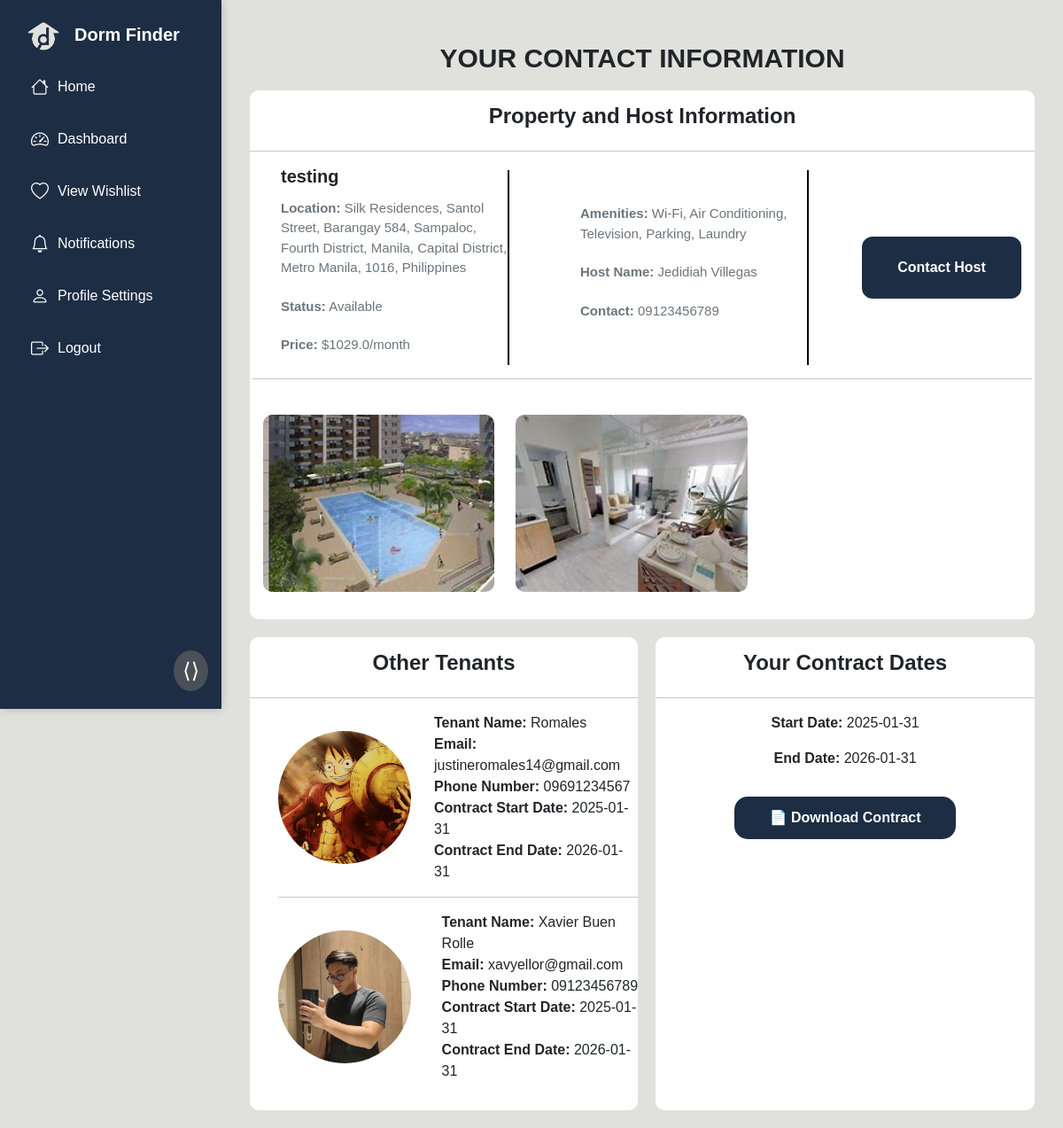
The app's page /tenant_dashboard (signed in) with its own data.
### dormsys/models.py (models this page shows, shortened)
class Property(db.Model):
    __tablename__ = "properties"
    id = db.Column(db.Integer, primary_key=True, autoincrement=True)
    title = db.Column(db.String(150), nullable=False)
    images = db.Column(db.Text, nullable=True)  # Paths to property images
    description = db.Column(db.Text, nullable=False)
    price = db.Column(db.Float, nullable=False)
    location = db.Column(db.String(255), nullable=True)  # Address
    latitude = db.Column(db.Float, nullable=True)        # Latitude for geolocation
    longitude = db.Column(db.Float, nullable=True)       # Longitude for geolocation
    num_beds = db.Column(db.Integer, nullable=True)      # Number of beds
    amenities = db.Column(db.Text, nullable=True)        # Amenities list
    status = db.Column(db.String(50), default="Available")
    created_at = db.Column(db.DateTime, default=datetime.utcnow)
    user_id = db.Column(db.Integer, db.ForeignKey('users.id'), nullable=False)
    bookings = db.relationship('Booking', backref='property', lazy=True, cascade="all, delete-orphan")

class User(db.Model, UserMixin):
    __tablename__ = "users"
    id = db.Column(db.Integer, primary_key=True, autoincrement=True)
    email = db.Column(db.String(120), nullable=False, unique=True)
    username = db.Column(db.String(120), nullable=False, unique=True)
    password_hash = db.Column(db.String(128), nullable=False)
    phone_number = db.Column(db.String(15), nullable=True)
    date_of_birth = db.Column(db.Date, nullable=True)
    gender = db.Column(db.String(10), nullable=True)
    address = db.Column(db.String(250), nullable=True)
    registration_date = db.Column(db.DateTime, default=datetime.utcnow)
    role = db.Column(db.String(10), nullable=False, default="Tenant")
    profile_picture = db.Column(db.String(100), nullable=True, default='default.jpg')  # New field
    properties = db.relationship('Property', backref='owner', lazy=True, cascade="all, delete-orphan")
    bookings = db.relationship('Booking', backref='tenant', lazy=True, cascade="all, delete-orphan")
    contracts = db.relationship('Contract', backref='tenant_contract', foreign_keys='Contract.tenant_id', lazy=True)

class Contract(db.Model):
    __tablename__ = "contracts"
    id = db.Column(db.Integer, primary_key=True, autoincrement=True)
    property_id = db.Column(db.Integer, db.ForeignKey('properties.id'), nullable=False)
    tenant_id = db.Column(db.Integer, db.ForeignKey('users.id'), nullable=False)
    host_id = db.Column(db.Integer, db.ForeignKey('users.id'), nullable=False)
    contract_file = db.Column(db.String(255), nullable=True)  # Path to the uploaded contract file
    status = db.Column(db.String(20), default="Pending")  # Status: Pending, Approved, Rejected
    created_at = db.Column(db.DateTime, default=datetime.utcnow)
    tenant_acceptance_deadline = db.Column(db.DateTime, nullable=True)  # Time limit for acceptance
    tenant_accepted = db.Column(db.Boolean, default=False)  # Has the tenant accepted?
    start_date = db.Column(db.DateTime, nullable=True)  # The date the tenant accepts the contract
    end_date = db.Column(db.DateTime, nullable=True)  # The contract end date, 1 year after start date
    property = db.relationship('Property', backref='contracts', lazy=True)
    tenant = db.relationship('User', foreign_keys=[tenant_id], backref='tenant_contracts', lazy=True)
    host = db.relationship('User', foreign_keys=[host_id], backref='host_contracts', lazy=True)

### app.py (the view)
@app.route('/tenant_dashboard', methods=['GET'])
@login_required
def tenant_dashboard():
    if current_user.role != 'Tenant':
        abort(403)
    contract = Contract.query.filter_by(tenant_id=current_user.id, status='Signed').first()
    if not contract:
        flash("No active contract found.", "danger")
        return redirect(url_for('home'))  # Redirect to home if no contract is found
    if contract.end_date < datetime.utcnow() and contract.status != 'Terminated':
        contract.status = 'Terminated'
        db.session.commit()
        flash("Your contract has been automatically terminated due to the end date passing.", "warning")
    property = Property.query.get(contract.property_id)
    host = contract.host
    tenants = User.query.join(Contract, Contract.tenant_id == User.id) \
        .filter(Contract.property_id == contract.property_id) \
        .filter(Contract.status == 'Signed') \
        .filter(Contract.tenant_id != current_user.id) \
        .filter(Contract.tenant_id != host.id) \
        .options(joinedload(User.contracts)) \
        .all()
    bookings = Booking.query.filter_by(tenant_id=current_user.id).all()
    return render_template("tenant_dashboard.html",
                           bookings=bookings,
                           tenants=tenants,
                           contract=contract,
                           property=property,
                           host=host)

### dormsys/models.py (called while the page is built)
@login_manager.user_loader
def load_user(user_id):
    return User.query.get(int(user_id))

### dormsys/templates/tenant_dashboard.html (shortened to what this page needs)
{% extends "base.html" %}
{% block content %}
    <div class="main-tenant">
        <h2 class="title-header-tenant">YOUR CONTACT INFORMATION</h2>
        <div class="top-section-tenant">
            <div class="card-header-tenant">
                <h4>Property and Host Information</h4>
            </div>
            <hr width="100%">
            <div class="card-body">
                <div class="row">
                    <div class="property-info-box">
                        <div class="left-section-tenant">
                            <h5>{{ property.title }}</h5>
                            <p><strong>Location:</strong> {{ property.location }}</p>
                            <p><strong>Status:</strong> {{ property.status }}</p>
                            <p><strong>Price:</strong> ${{ property.price }}/month</p>
                        </div>
                        <div class="vl"></div>
                        <div class="right-section-tenant">
                            <p><strong>Amenities:</strong> {{ property.amenities }}</p>
                            <p><strong>Host Name:</strong> {{ host.username }}</p>
                            <p><strong>Contact:</strong> {{ host.phone_number }}</p>
                        </div>
                        <div class="vl"></div>
                        <div class="contact-btn-section">
                            <button class="contact-btn" onclick="window.location.href='mailto:{{ host.email }}'">Contact Host</button>
                        </div>
                    </div>
                <hr width="100%">
                <div class="row mt-4" class="image-box">
                    {% if property.images %}
                        {% set images = property.images.split(', ') %}
                        {% for img in images %}
                            <div class="col-md-4 mb-3">
                                <div class="image-collage">
                                    <img src="{{ url_for('static', filename='uploads/' + img) }}" class="img-fluid" alt="{{ property.title }}">
                                </div>
                            </div>
                        {% endfor %}
                    {% else %}
                        <div class="col-md-4 mb-3">
                            <div class="image-collage">
                                <img src="{{ url_for('static', filename='uploads/default_image.jpg') }}" class="img-fluid" alt="Default Property Image">
                            </div>
                        </div>
                    {% endif %}
                </div>
            </div>
        </div>
    </div>
<div class="second-section">
<div class="mid-section-tenant">
    <div class="card-header-tenant">
        <h4>Other Tenants</h4>
    </div>
    <hr width="100%">
    <div class="card-body-mid-tenant">
        <ul>
            <li class="d-flex align-items-center mb-3">
                <div class="profile-picture">
                    <img src="{{ url_for('static', filename='display_pictures/' + (current_user.profile_picture if current_user.profile_picture else 'default.jpeg')) }}" alt="Profile Picture" class="profile-img" width="150" height="150">
                </div>
                <div class="tenant-info ms-3">
                    <strong>Tenant Name:</strong> {{ current_user.username }}<br>
                    <strong>Email:</strong> {{ current_user.email }}<br>
                    <strong>Phone Number:</strong> {{ current_user.phone_number }}<br>
                    {% set current_tenant_contract = current_user.contracts[0] if current_user.contracts else None %}
                    <strong>Contract Start Date:</strong>
                    {% if current_tenant_contract %}
                        {{ current_tenant_contract.start_date.strftime('%Y-%m-%d') if current_tenant_contract.start_date else 'N/A' }}<br>
                    {% else %}
                        N/A<br>
                    {% endif %}
                    <strong>Contract End Date:</strong>
                    {% if current_tenant_contract %}
                        {{ current_tenant_contract.end_date.strftime('%Y-%m-%d') if current_tenant_contract.end_date else 'N/A' }}<br>
                    {% else %}
                        N/A<br>
                    {% endif %}
                </div>
            </li>
            <hr width="100%">
            {% for tenant_data in tenants %}
                <li class="d-flex align-items-center mb-3">
                    <div class="profile-picture">
                        <img src="{{ url_for('static', filename='display_pictures/' + (tenant_data.profile_picture if tenant_data.profile_picture else 'default.jpeg')) }}" alt="Profile Picture" class="profile-img">
                    </div>
                    <div class="tenant-info ms-3">
                        <strong>Tenant Name:</strong> {{ tenant_data.username }}<br>
                        <strong>Email:</strong> {{ tenant_data.email }}<br>
                        <strong>Phone Number:</strong> {{ tenant_data.phone_number }}<br>
                        {% set tenant_contract = tenant_data.contracts[0] if tenant_data.contracts else None %}
                        <strong>Contract Start Date:</strong>
                        {% if tenant_contract %}
                            {{ tenant_contract.start_date.strftime('%Y-%m-%d') if tenant_contract.start_date else 'N/A' }}<br>
                        {% else %}
                            N/A<br>
                        {% endif %}
                        <strong>Contract End Date:</strong>
                        {% if tenant_contract %}
                            {{ tenant_contract.end_date.strftime('%Y-%m-%d') if tenant_contract.end_date else 'N/A' }}<br>
                        {% else %}
                            N/A<br>
                        {% endif %}
                    </div>
                </li>
            {% endfor %}
        </ul>
    </div>
</div>
 <div class="bottom-section-tenant">
    <div class="card-header-tenant">
        <h4>Your Contract Dates</h4>
    </div>
    <hr width="100%">
    <div class="card-body-tenant-contract">
        <p><strong>Start Date:</strong> {{ contract.start_date.strftime('%Y-%m-%d') if contract.start_date else 'N/A' }}</p>
        <p><strong>End Date:</strong> {{ contract.end_date.strftime('%Y-%m-%d') if contract.end_date else 'N/A' }}</p>
        {% if contract.contract_file %}
            <a href="{{ url_for('download_contract', contract_id=contract.id) }}" class="btn btn-primary">
                📄 Download Contract
            </a>
        {% else %}
            <p class="text-muted">No contract file available.</p>
        {% endif %}
    </div>
</div>
</div>
</div>
{% endblock %}

### dormsys/static/home.css (style rules this page uses)
.card-body { height: 100%; display: flex; flex-direction: column; padding: 15px; }
.card-body p { color: #6c757d; font-size: 15px; margin-top: 5px; }

### dormsys/static/tenant_dashboard.css (style rules this page uses)
.vl { border-left: 2px solid black; height: 220px; }
.main-tenant h2 { justify-self: center; }
.top-section-tenant { border: none; border-radius: 10px; background-color: white; margin-bottom: 20px; }
.second-section { display: flex; justify-content: center; }
.mid-section-tenant { border: none; border-radius: 10px; background-color: white; width: 580px; margin-bottom: 20px; margin-right: 10px; }
.profile-picture .profile-img { width: 150px; height: 150px; }
.profile-picture { width: 170px; }
.card-body-mid-tenant { width: 100%; display: flex; justify-content: center; }
.bottom-section-tenant { border: none; border-radius: 10px; width: 580px; background-color: white; margin-bottom: 20px; margin-left: 10px; }
.card-header-tenant { display: flex; align-items: center; justify-content: center; }
.card-header-tenant h4 { margin-top: 15px; font-weight: 700; justify-self: center; }
.card-body hr { margin-top: 25px; }
.card-body-tenant-contract a { width: 250px; padding: 12px; border-radius: 15px; border: none; background: #1D2D44; color: #fff; font-weight: bold; font-size: 16px; cursor: pointer; margin-top: 15px; }
.card-body-tenant-contract { display: flex; flex-direction: column; justify-content: center; align-items: center; }
.title-header-tenant { font-size: 30px; font-weight: 700; margin-bottom: 18px; }
.property-info-box { width: 100%; height: 200px; display: flex; justify-content: start; align-items: center; }
.left-section-tenant { width: 33%; display: flex; flex-direction: column; margin-left: 20px; }
.left-section-tenant h5 { font-weight: 700; }
.right-section-tenant { width: 33%; display: flex; flex-direction: column; margin-left: 80px; }
.contact-btn-section { display: flex; height: 100%; justify-content: center; align-items: center; }
.contact-btn { width: 180px; height: 70px; padding: 12px; border-radius: 12px; border: none; background: #1D2D44; color: #fff; font-weight: bold; font-size: 16px; cursor: pointer; margin-left: 60px; }

### dormsys/templates/base.html (style rules this page uses)
body { display: flex; height: 100vh; margin: 0; font-family: Arial, sans-serif; background-color: #E0E1DD; }

### dormsys/templates/tenant_dashboard.html (style rules this page uses)
.image-collage { position: relative; width: 100%; height: 200px; overflow: hidden; border-radius: 10px; }
.image-collage img { object-fit: cover; width: 100%; height: 100%; }
.profile-picture img { object-fit: cover; border-radius: 50%; }
.tenant-info { padding-left: 10px; }

### records on screen
Property: title "testing", location "Silk Residences, Santol Street, Barangay 584, Sampaloc, Fourth District, Manila, Capital District, Metro Manila, 1016, Philippines", status "Available", price "1029.0", amenities "Wi-Fi, Air Conditioning, Television, Parking, Laundry"
User: username "Jedidiah Villegas", phone_number "09123456789"
User: profile_picture (picture), username "Romales", email "justineromales14@gmail.com", phone_number "09691234567"
Contract: start_date "2025-01-31", end_date "2026-01-31"
User: profile_picture (picture), username "Xavier Buen Rolle", email "xavyellor@gmail.com", phone_number "09123456789"
Contract: start_date "2025-01-31", end_date "2026-01-31"
Contract: start_date "2025-01-31", end_date "2026-01-31"
